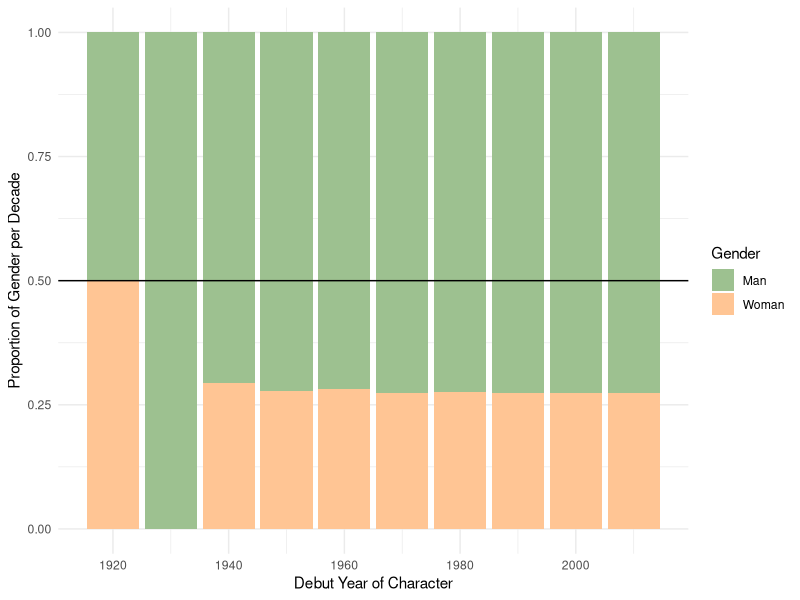
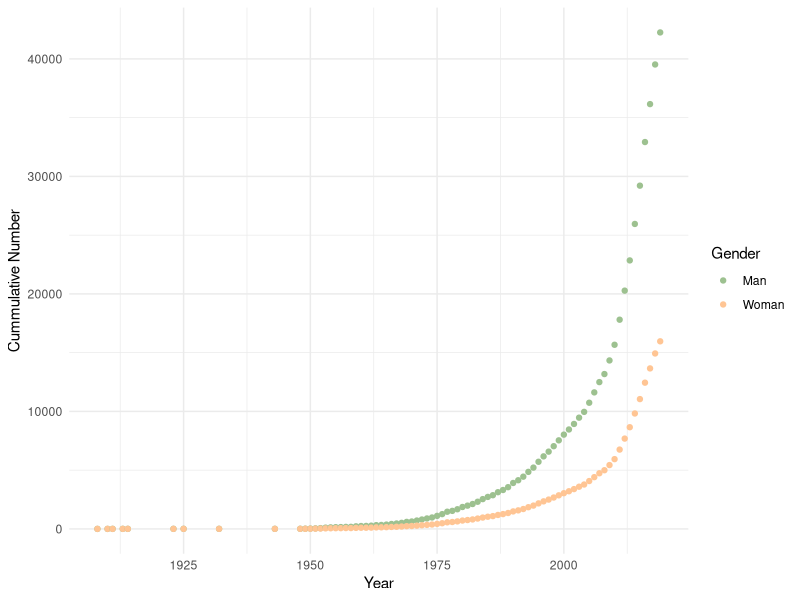
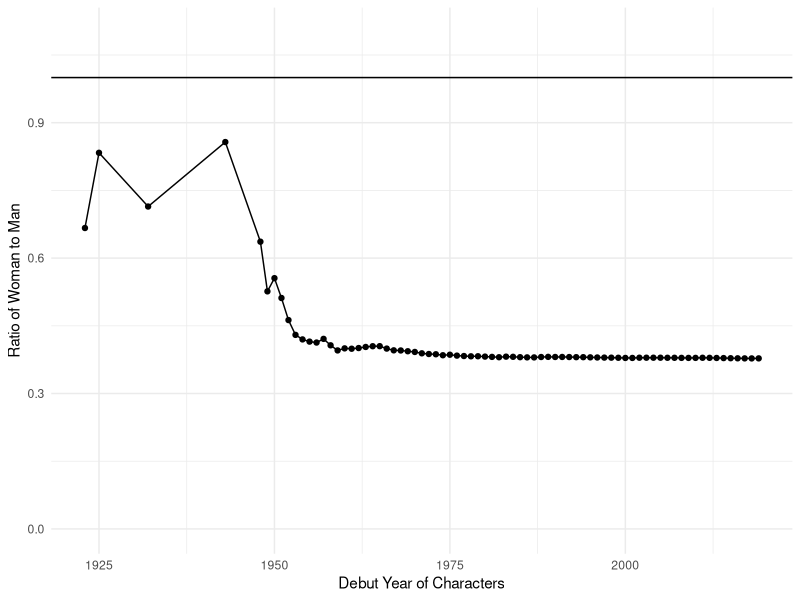
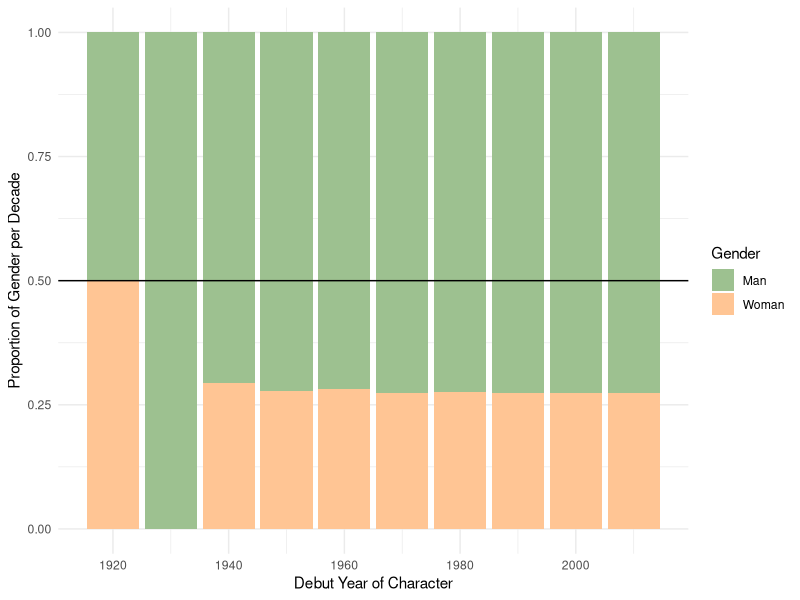
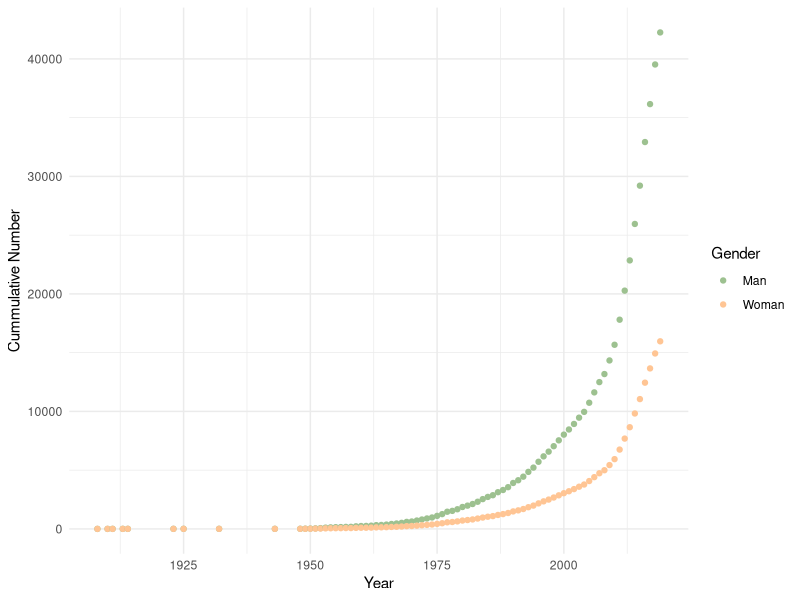
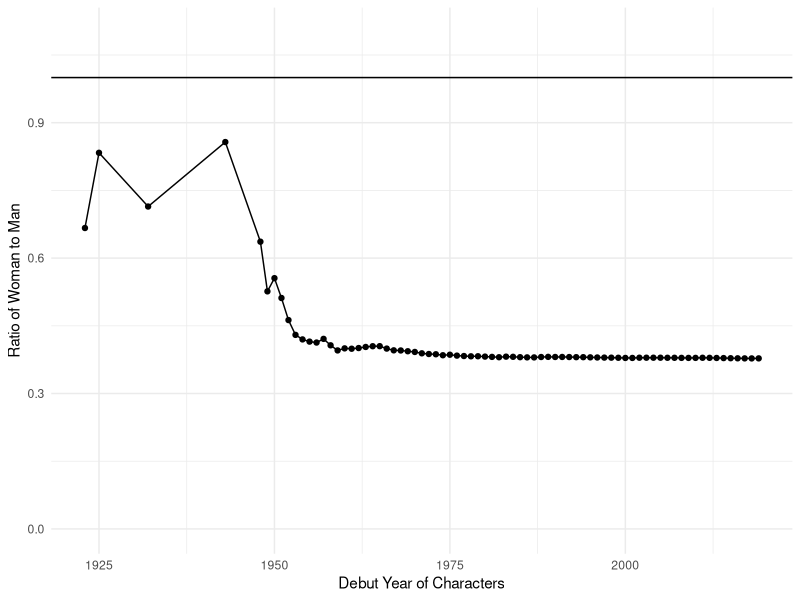

These figures' R source, in order:
library(tidyverse)
library(readr)
library(ggplot2)
library(dplyr)
library(lubridate)

character_years <- read_csv("dictionary_fictional_characters_gender.csv")

#replacing girl and female with woman, male and boy with man. filtering out 
#other terms such as: cat.
filtered_years <- character_years|>
  mutate(gender = case_when(gender == 'Boy' ~ 'Man',
                            gender == 'Female' ~'Woman',
                            gender == 'Girl'~ 'Woman',
                            gender == 'Man'~ 'Man',
                            gender == 'Male'~ 'Man',
                            TRUE~ NA)) |>
  filter(gender == 'Man'| gender== 'Woman')

#groping by gender and year to be able to count the amount of instances of 
#each gender per year
number <- filtered_years |>
  ungroup() |>
  group_by(gender,start_year) |>
  count(wt = NULL,sort = FALSE) |>
  filter(start_year>1900, start_year<2020)

#filtering out years before 1919 and after 2019. Stacking the proportion of 
#instances of each gender per decade.  
number |> filter(start_year >= 1919, start_year<=2019) |>
  mutate(decade = floor(start_year / 10) * 10) |>
  group_by(decade, gender) |>
  summarize(n = sum(n)) |>
  mutate(prop = n / sum(n)) |>
  ggplot() + 
  aes(x=decade, y=prop, fill = gender) +
  geom_bar(position = position_stack(), stat= 'identity')+
  geom_hline(yintercept =0.5)+
  theme_minimal()+
  guides(fill = guide_legend('Gender'))+
  xlab('Debut Year of Character') +
  ylab('Proportion of Gender per Decade')+
  scale_fill_manual(values = c('#9dc190','#ffc594'))

ggsave('Proportion_gen_dec.pdf')

#moving the Man and Woman under gender to become their own columns. Replacing 
# NA values with 0 to be able to later on do the cumulative sum. Arrange the 
#years so that they go from oldest to most recent. After getting the cum. sum.
# moving Man and Woman back to the column gender. 
number_years1 <- number |>
  pivot_wider(names_from = gender,values_from = n )|>
  mutate(
    Man = if_else(is.na(Man), 0, Man),
    Woman = if_else(is.na(Woman), 0, Woman)
  )|>
  ungroup() |>
  arrange(start_year)|>
  na.omit()|>
  mutate(Man=cumsum(Man),
         Woman=cumsum(Woman))
  
number_years <- number_years1 |>
  pivot_longer(cols = c('Man','Woman'),names_to = 'gender',values_to = 'number') 

#plotting the cumulative value of each gender throughout the years. 
ggplot(data = number_years)+
  aes(x= start_year, y=number, color = gender)+
  geom_point()+
  guides(color = guide_legend('Gender'))+
  xlab('Year')+
  ylab('Cummulative Number')+
  scale_color_manual(values = c('#9dc190','#ffc594'))+
  theme_minimal()
  
ggsave('Cummulative_number_gender_per_year.pdf')

#calculating the ratio by dividing the cumulative Woman by the Man.
ratio_data <- number_years1 |>
  mutate(ratio =  Woman /Man)|>
  filter(start_year>=1920,start_year<=2019)

#creating scatterplot and connecting the points with a line.Adding a horizontal 
#line at ypoint 1 to show where man and woman would be equal.
ggplot(data = ratio_data)+
  aes(x=start_year,y=ratio)+
  ylim(0,1.1)+
  geom_point()+
  geom_line()+
  geom_hline(yintercept = 1)+
  theme_minimal()+
  xlab('Debut Year of Characters')+
  ylab('Ratio of Woman to Man')

ggsave('Ratio_Man_to_Woman.pdf')
